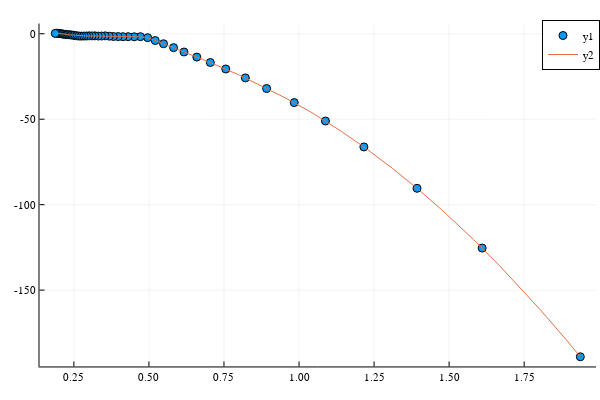

The notebook cell saved with this chart:
### Code cell
# scatter(lambda, real(eps), xaxis=:log)
scatter(lambda, real(eps))
plot!(l, real(e))

### Figure 1 — Plotly figure (JSON) as saved in the notebook; plotly's stock layout.template omitted (floating-point values rounded to 4 significant figures; data arrays with more than 128 entries replaced by an {"elided": "..."} marker saying what was removed)
{"data": [{"xaxis": "x", "colorbar": {"title": ""}, "yaxis": "y", "x": [1.937, 1.61, 1.393, 1.216, 1.088, 0.984, 0.892, 0.8211, 0.756, 0.7045, 0.6595, 0.6168, 0.5821, 0.5486, 0.5209, 0.4959, 0.4714, 0.4509, 0.4305, 0.4133, 0.3974, 0.3815, 0.3679, 0.3542, 0.3425, 0.3315, 0.3204, 0.3107, 0.3009, 0.2924, 0.2844, 0.2761, 0.2689, 0.2616, 0.2551, 0.249, 0.2426, 0.2371, 0.2313, 0.2262, 0.2214, 0.2164, 0.2119, 0.2073, 0.2033, 0.1993, 0.1953, 0.1916, 0.1879], "showlegend": true, "mode": "markers", "name": "y1", "zmin": null, "legendgroup": "y1", "marker": {"symbol": "circle", "color": "rgba(0, 154, 250, 1.000)", "line": {"color": "rgba(0, 0, 0, 1.000)", "width": 1}, "size": 8}, "zmax": null, "y": [-189, -125.4, -90.43, -66.22, -51.05, -40.27, -32.04, -25.81, -20.61, -16.82, -13.65, -10.66, -8.11, -5.84, -3.95, -2.28, -1.7, -1.76, -1.69, -1.7, -1.65, -1.6, -1.4, -1.23, -1.31, -1.36, -1.23, -1.24, -1.23, -1.31, -1.33, -1.37, -1.35, -1.24, -1.08, -0.89, -0.74, -0.62, -0.55, -0.42, -0.35, -0.23, -0.13, -0.01, 0.14, 0.2, 0.29, 0.3, 0.23], "type": "scatter"}, {"xaxis": "x", "colorbar": {"title": ""}, "yaxis": "y", "x": {"elided": "1000 float values"}, "showlegend": true, "mode": "lines", "name": "y2", "zmin": null, "legendgroup": "y2", "zmax": null, "line": {"color": "rgba(227, 111, 71, 1.000)", "shape": "linear", "dash": "solid", "width": 1}, "y": {"elided": "1000 float values"}, "type": "scatter"}], "layout": {"showlegend": true, "xaxis": {"showticklabels": true, "gridwidth": 0.5, "tickvals": [0.25, 0.5, 0.75, 1, 1.25, 1.5, 1.75], "range": [0.1354, 1.989], "domain": [0.06582, 0.9934], "mirror": false, "tickangle": 0, "showline": true, "ticktext": ["0.25", "0.50", "0.75", "1.00", "1.25", "1.50", "1.75"], "zeroline": false, "tickfont": {"color": "rgba(0, 0, 0, 1.000)", "family": "sans-serif", "size": 11}, "zerolinecolor": "rgba(0, 0, 0, 1.000)", "anchor": "y", "visible": true, "ticks": "inside", "tickmode": "array", "linecolor": "rgba(0, 0, 0, 1.000)", "showgrid": true, "title": "", "gridcolor": "rgba(0, 0, 0, 0.100)", "titlefont": {"color": "rgba(0, 0, 0, 1.000)", "family": "sans-serif", "size": 15}, "tickcolor": "rgb(0, 0, 0)", "type": "-"}, "paper_bgcolor": "rgba(255, 255, 255, 1.000)", "annotations": [], "height": 400, "margin": {"l": 0, "b": 20, "r": 0, "t": 20}, "plot_bgcolor": "rgba(255, 255, 255, 1.000)", "yaxis": {"showticklabels": true, "gridwidth": 0.5, "tickvals": [-150, -100, -50, 0], "range": [-194.7, 5.987], "domain": [0.03762, 0.9902], "mirror": false, "tickangle": 0, "showline": true, "ticktext": ["-150", "-100", "-50", "0"], "zeroline": false, "tickfont": {"color": "rgba(0, 0, 0, 1.000)", "family": "sans-serif", "size": 11}, "zerolinecolor": "rgba(0, 0, 0, 1.000)", "anchor": "x", "visible": true, "ticks": "inside", "tickmode": "array", "linecolor": "rgba(0, 0, 0, 1.000)", "showgrid": true, "title": "", "gridcolor": "rgba(0, 0, 0, 0.100)", "titlefont": {"color": "rgba(0, 0, 0, 1.000)", "family": "sans-serif", "size": 15}, "tickcolor": "rgb(0, 0, 0)", "type": "-"}, "legend": {"yanchor": "auto", "xanchor": "auto", "bordercolor": "rgba(0, 0, 0, 1.000)", "bgcolor": "rgba(255, 255, 255, 1.000)", "borderwidth": 1, "tracegroupgap": 0, "y": 1, "font": {"color": "rgba(0, 0, 0, 1.000)", "family": "sans-serif", "size": 11}, "title": {"font": {"color": "rgba(0, 0, 0, 1.000)", "family": "sans-serif", "size": 15}, "text": ""}, "traceorder": "normal", "x": 1}, "width": 600}}
